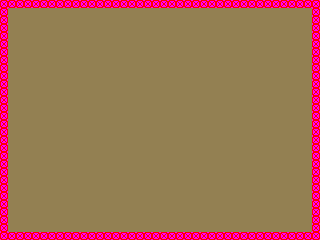

This is a level from a 2D game, rendered from its Tiled map with the project's own tilesets. A one-line summary and the map file follow, with tile-layer data summarised:
An orthogonal 40x30 tile map with 8x8 px tiles, 3 tile layers (background, foreground, collision).

<map version="1.0" orientation="orthogonal" width="40" height="30" tilewidth="8" tileheight="8">
 <tileset firstgid="1" name="spritesheet" tilewidth="8" tileheight="8">
  <image source="../spritesheet.bmp" trans="ff00ff" width="512" height="1024" />
 </tileset>
 <layer name="background" width="40" height="30">
  <data>[1200 cells, 1200 non-empty, 2 distinct tile ids]</data>
 </layer>
 <layer name="foreground" width="40" height="30">
  <data>[1200 cells, 0 non-empty, 0 distinct tile ids]</data>
 </layer>
 <layer name="collision" width="40" height="30">
  <data>[1200 cells, 136 non-empty, 1 distinct tile ids]</data>
 </layer>
 <objectgroup name="entities" width="40" height="30" />
</map>